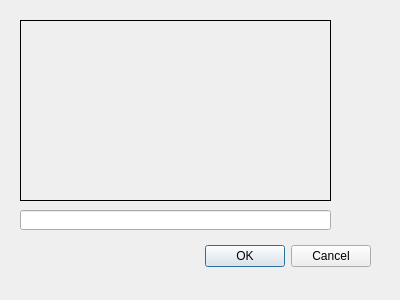
<?xml version="1.0" encoding="UTF-8"?>
<ui version="4.0">
 <class>Dialog</class>
 <widget class="QDialog" name="Dialog">
  <property name="geometry">
   <rect>
    <x>0</x>
    <y>0</y>
    <width>400</width>
    <height>300</height>
   </rect>
  </property>
  <property name="windowTitle">
   <string>Delete Sources</string>
  </property>
  <widget class="QDialogButtonBox" name="buttonBox">
   <property name="geometry">
    <rect>
     <x>30</x>
     <y>240</y>
     <width>341</width>
     <height>32</height>
    </rect>
   </property>
   <property name="orientation">
    <enum>Qt::Horizontal</enum>
   </property>
   <property name="standardButtons">
    <set>QDialogButtonBox::Cancel|QDialogButtonBox::Ok</set>
   </property>
  </widget>
  <widget class="QLabel" name="labelDeleteSources">
   <property name="geometry">
    <rect>
     <x>20</x>
     <y>20</y>
     <width>311</width>
     <height>181</height>
    </rect>
   </property>
   <property name="font">
    <font>
     <family>Arial</family>
     <pointsize>10</pointsize>
    </font>
   </property>
   <property name="frameShape">
    <enum>QFrame::Box</enum>
   </property>
   <property name="text">
    <string/>
   </property>
   <property name="alignment">
    <set>Qt::AlignLeading|Qt::AlignLeft|Qt::AlignTop</set>
   </property>
   <property name="wordWrap">
    <bool>true</bool>
   </property>
  </widget>
  <widget class="QLineEdit" name="lineEditVerifyDelete">
   <property name="geometry">
    <rect>
     <x>20</x>
     <y>210</y>
     <width>311</width>
     <height>20</height>
    </rect>
   </property>
   <property name="font">
    <font>
     <family>Arial</family>
     <pointsize>10</pointsize>
    </font>
   </property>
  </widget>
 </widget>
 <resources/>
 <connections>
  <connection>
   <sender>buttonBox</sender>
   <signal>accepted()</signal>
   <receiver>Dialog</receiver>
   <slot>accept()</slot>
   <hints>
    <hint type="sourcelabel">
     <x>248</x>
     <y>254</y>
    </hint>
    <hint type="destinationlabel">
     <x>157</x>
     <y>274</y>
    </hint>
   </hints>
  </connection>
  <connection>
   <sender>buttonBox</sender>
   <signal>rejected()</signal>
   <receiver>Dialog</receiver>
   <slot>reject()</slot>
   <hints>
    <hint type="sourcelabel">
     <x>316</x>
     <y>260</y>
    </hint>
    <hint type="destinationlabel">
     <x>286</x>
     <y>274</y>
    </hint>
   </hints>
  </connection>
 </connections>
</ui>
